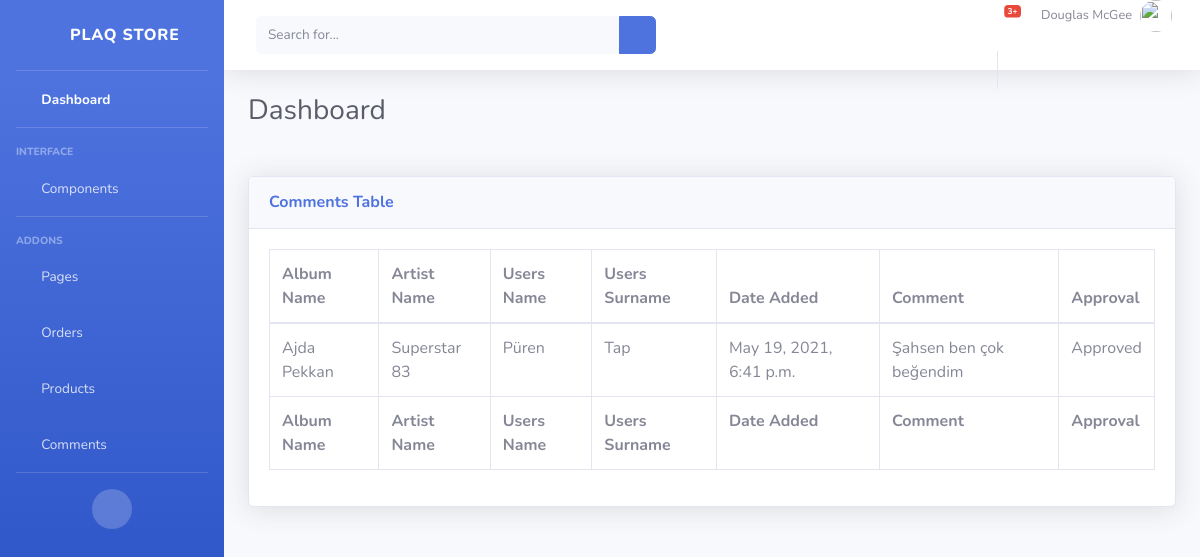
Page /comments/ on the earlier database version.
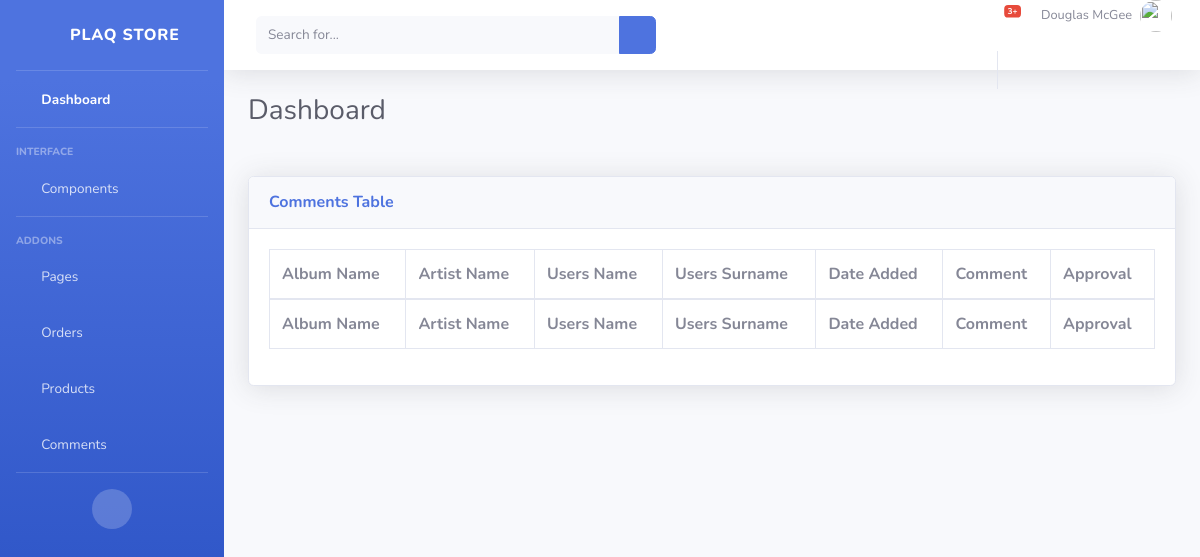
Same page on the later database version.
### store/models.py (models this page shows, shortened)
class Comment(models.Model):
    product = models.ForeignKey (Product, related_name = "comments", on_delete=models.CASCADE)
    user = models.ForeignKey(User, on_delete=models.CASCADE)
    date_added = models.DateTimeField(auto_now_add=True)
    body = models.TextField(max_length=500)
    approval = models.BooleanField(default = False)
    def __str__(self):
        return '%s - %s - %s %s' %(self.product.artist_name,self.product.album_name, self.user.first_name,  self.user.last_name)

class Product(models.Model):
    model_no = models.CharField(max_length=200, blank=True, null=True)
    album_name = models.CharField(max_length=200, blank=False)
    artist_name = models.CharField(max_length=200, blank=False)
    description = models.CharField(max_length=500, blank=True, null=True)
    genre = models.CharField(max_length=200, blank=True, null=True)
    warranty = models.CharField(max_length=200, blank=True, null=True)
    distributor = models.CharField(max_length=200, blank=True, null=True)
    price = models.FloatField()
    stock = models.IntegerField(default=0, null=True, blank=True)
    onDiscount = models.BooleanField(default= False)
    image = models.ImageField(blank=True, null=True)

### managers/views.py (the view)
# urls.py: path('comments/', mg.comments, name="comments")
def comments(request):
    comments = Comment.objects.all()
    print(comments)
    context={'comments': comments}
    return render(request, "managers/comments.html", context)

### managers/templates/managers/comments.html
{% include 'managers/base.html' %}
{% load static %}
{%block content%}
<div class="card shadow mb-4">
    <div class="card-header py-3">
        <h6 class="m-0 font-weight-bold text-primary">Comments Table</h6>
    </div>
    <div class="card-body">
        <div class="table-responsive">
            <table class="table table-bordered" id="dataTable" width="100%" cellspacing="0">
                <thead>
                    <tr>
                        <th>Album Name</th>
                        <th>Artist Name</th>
                        <th>Users Name</th>
                        <th>Users Surname</th>
                        <th>Date Added</th>
                        <th>Comment</th>
                        <th>Approval</th>
                    </tr>
                </thead>
                <tfoot>
                    <tr>
                        <th>Album Name</th>
                        <th>Artist Name</th>
                        <th>Users Name</th>
                        <th>Users Surname</th>
                        <th>Date Added</th>
                        <th>Comment</th>
                        <th>Approval</th>
                    </tr>
                </tfoot>
                {% for comment in comments %}
                <tbody>
                    <tr>
                        <td>{{comment.product.artist_name}}</td>
                        <td>{{comment.product.album_name}}</td>
                        <td>{{comment.user.first_name}}</td>
                        <td>{{comment.user.last_name}}</td>
                        <td>{{comment.date_added}}</td>
                        <td>{{comment.body}}</td>
                        {% if comment.approval == True %}
                        <td>Approved</td>
                        {% else %}
                        <td>Pending</td>
                        {%endif%}
                    </tr>
                    {% endfor %}
                </tbody>
            </table>
        </div>
    </div>
</div>
{%endblock content %}

Differences in the rows shown:
removed Comment: product.artist_name "Ajda Pekkan", product.album_name "Superstar 83", user.first_name "Püren", user.last_name "Tap", date_added "May 19, 2021, 6:41 p.m.", body "Şahsen ben çok beğendim", approval "Approved"
